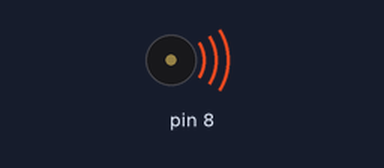
Bench run of a sketch on a simulated Arduino Uno, built with avr-gcc and run on an emulated ATmega328P. Parts: buzzer (waves = sounding).

Above: at 2.1 s.
At 2.52 s:
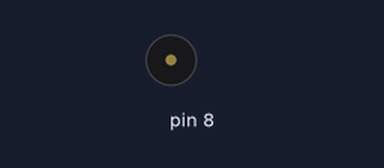
Timing chart, 0 to 6.2 s (numbered marks = the images above):
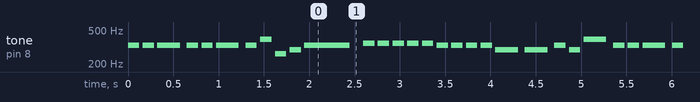

Measured:
- by itself, tone on pin 8: plays 330 Hz for 0.13 s, 330 Hz for 0.13 s, 330 Hz for 0.25 s, 330 Hz for 0.13 s, 330 Hz for 0.13 s, 330 Hz for 0.25 s … (608 notes in this stretch)

The sketch:

jingle_bells.ino
```cpp
#define NOTE_B0 31
#define NOTE_C1 33
#define NOTE_D1 37
#define NOTE_E1 41
#define NOTE_F1 44
#define NOTE_G1 49
#define NOTE_A1 55
#define NOTE_B1 62
#define NOTE_C2 65
#define NOTE_D2 73
#define NOTE_E2 82
#define NOTE_F2 87
#define NOTE_G2 98
#define NOTE_A2 110
#define NOTE_B2 123
#define NOTE_C3 131
#define NOTE_D3 147
#define NOTE_E3 165
#define NOTE_F3 175
#define NOTE_G3 196
#define NOTE_A3 220
#define NOTE_B3 247
#define NOTE_C4 262
#define NOTE_D4 294
#define NOTE_E4 330
#define NOTE_F4 349
#define NOTE_G4 392
#define NOTE_A4 440
#define NOTE_B4 494
#define NOTE_C5 523
#define NOTE_D5 587
#define NOTE_E5 659
#define NOTE_F5 698
#define NOTE_G5 784
#define NOTE_A5 880
#define NOTE_B5 988
#define NOTE_C6 1047
#define NOTE_D6 1175
#define NOTE_E6 1319
#define NOTE_F6 1397
#define NOTE_G6 1568
#define NOTE_A6 1760
#define NOTE_B6 1976
#define NOTE_C7 2093
#define NOTE_D7 2349
#define NOTE_E7 2637
#define NOTE_F7 2794
#define NOTE_G7 3136
#define NOTE_A7 3520
#define NOTE_B7 3951
#define NOTE_C8 4186
#define NOTE_D8 4699
#define NOTE_REST 0

int melody[] = {
  NOTE_E4, NOTE_E4, NOTE_E4,
  NOTE_E4, NOTE_E4, NOTE_E4,
  NOTE_E4, NOTE_G4, NOTE_C4, NOTE_D4,
  NOTE_E4,
  NOTE_F4, NOTE_F4, NOTE_F4, NOTE_F4,
  NOTE_F4, NOTE_E4, NOTE_E4, NOTE_E4, NOTE_E4,
  NOTE_D4, NOTE_D4, NOTE_E4, NOTE_D4,
  NOTE_G4
};

int noteDurations[] = {
  8, 8, 4,
  8, 8, 4,
  8, 8, 8, 8,
  2,
  8, 8, 8, 8,
  8, 8, 8, 8, 8,
  4, 4, 8, 8,
  4
};

void setup() {
  // No setup is required for this example.
}

void loop() {
  // Iterate through the melody array
  for (int i = 0; i < sizeof(melody) / sizeof(melody[0]); i++) {
    int noteDuration = 1000 / noteDurations[i];
    tone(8, melody[i], noteDuration);
    int pauseBetweenNotes = noteDuration * 1.30;
    delay(pauseBetweenNotes);
    noTone(8);
  }
}
```
